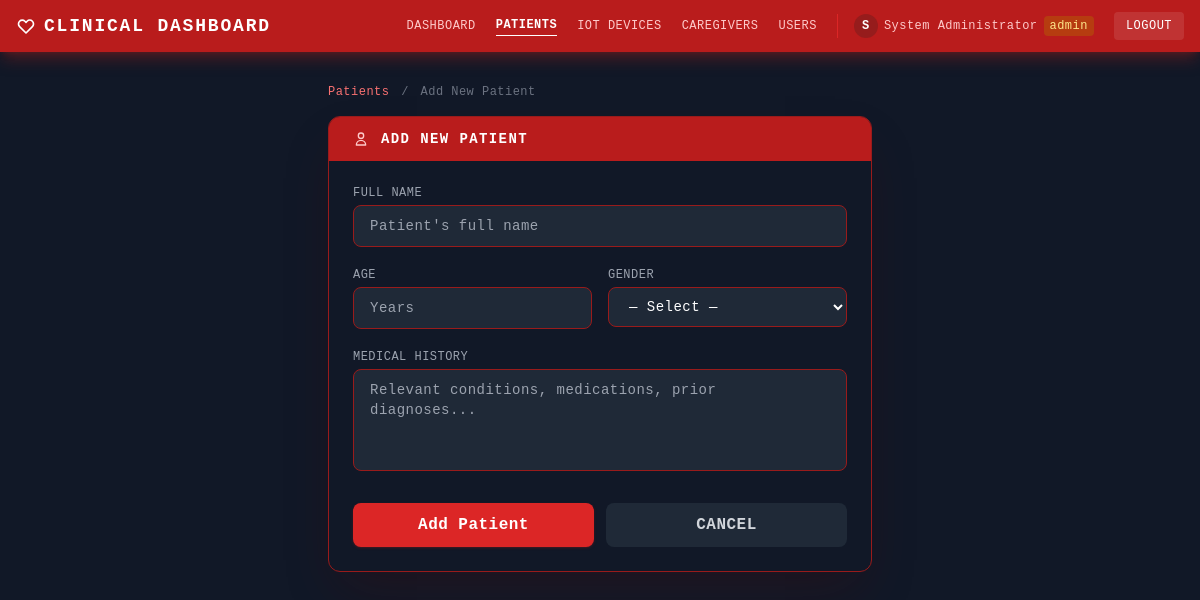
Page /patients/add (signed in) on the committed database.
### app.py (models this page shows, shortened)
class User(UserMixin, db.Model):
    id = db.Column(db.Integer, primary_key=True)
    username = db.Column(db.String(80), unique=True, nullable=False)
    email = db.Column(db.String(120), unique=True, nullable=False)
    phone = db.Column(db.String(20))
    full_name = db.Column(db.String(100), nullable=False)
    password_hash = db.Column(db.String(200), nullable=False)
    role = db.Column(db.String(20), default='caregiver')  # admin, doctor, caregiver
    is_active = db.Column(db.Boolean, default=True)
    created_at = db.Column(db.DateTime, default=datetime.utcnow)
    patients = db.relationship('PatientCaregiver', foreign_keys='PatientCaregiver.caregiver_id', backref='caregiver')

### app.py (the view, shortened to what this page needs)
@app.route("/patients/add", methods=["GET", "POST"])
@login_required
@role_required('admin', 'doctor')
def add_patient():
    return render_template("add_patient.html")

### app.py (called while the page is built)
def role_required(*roles):
    def decorator(f):
        @wraps(f)
        def decorated_function(*args, **kwargs):
            if not current_user.is_authenticated:
                flash('Please log in to access this page.', 'warning')
                return redirect(url_for('login'))
            if current_user.role not in roles:
                flash('You do not have permission to access this page.', 'error')
                return redirect(url_for('index'))
            return f(*args, **kwargs)
        return decorated_function
    return decorator

@login_manager.user_loader
def load_user(user_id):
    return User.query.get(int(user_id))

### templates/add_patient.html (shortened to what this page needs)
<!DOCTYPE html>
<html lang="en">
<head>
    <script src="https://cdn.tailwindcss.com"></script>
</head>
<body class="min-h-screen bg-[#111827] text-white" style="text-transform:uppercase;letter-spacing:.03em">
{% set active = 'patients' %}
{% include '_nav.html' %}
<div class="max-w-xl mx-auto px-4 py-8">
    <div class="text-xs text-gray-500 mb-4 normal-case">
        <a href="/patients" class="text-red-400 hover:text-red-300">Patients</a>
        <span class="mx-1">/</span>
        <span>Add New Patient</span>
    </div>
    <div class="bg-gray-900 border border-red-800 rounded-xl shadow-2xl shadow-red-950/30 overflow-hidden">
        <div class="bg-red-700 px-6 py-3 flex items-center gap-3">
            <svg class="w-4 h-4 text-red-200" fill="none" stroke="currentColor" stroke-width="2" viewBox="0 0 24 24">
                <path stroke-linecap="round" stroke-linejoin="round" d="M16 7a4 4 0 11-8 0 4 4 0 018 0zM12 14a7 7 0 00-7 7h14a7 7 0 00-7-7z"/>
            </svg>
            <h2 class="text-sm font-bold tracking-widest">Add New Patient</h2>
        </div>
        <form action="/patients/add" method="post" class="p-6 space-y-5">
            <div>
                <label for="name" class="block text-xs text-gray-400 mb-1">Full Name</label>
                <input type="text" id="name" name="name" required
                       class="w-full bg-gray-800 border border-red-800 text-white rounded-lg px-4 py-2.5 text-sm normal-case
                              focus:outline-none focus:border-red-500 focus:ring-1 focus:ring-red-600 transition-colors"
                       placeholder="Patient's full name">
            </div>
            <div class="grid grid-cols-2 gap-4">
                <div>
                    <label for="age" class="block text-xs text-gray-400 mb-1">Age</label>
                    <input type="number" id="age" name="age" min="0" max="120" required
                           class="w-full bg-gray-800 border border-red-800 text-white rounded-lg px-4 py-2.5 text-sm normal-case
                                  focus:outline-none focus:border-red-500 focus:ring-1 focus:ring-red-600 transition-colors"
                           placeholder="Years">
                </div>
                <div>
                    <label for="gender" class="block text-xs text-gray-400 mb-1">Gender</label>
                    <select id="gender" name="gender" required
                            class="w-full bg-gray-800 border border-red-800 text-white rounded-lg px-4 py-2.5 text-sm normal-case
                                   focus:outline-none focus:border-red-500 focus:ring-1 focus:ring-red-600 transition-colors">
                        <option value="">— Select —</option>
                    </select>
                </div>
            </div>
            <div>
                <label for="medical_history" class="block text-xs text-gray-400 mb-1">Medical History</label>
                <textarea id="medical_history" name="medical_history" rows="4"
                          class="w-full bg-gray-800 border border-red-800 text-white rounded-lg px-4 py-2.5 text-sm normal-case
                                 focus:outline-none focus:border-red-500 focus:ring-1 focus:ring-red-600 transition-colors resize-none"
                          placeholder="Relevant conditions, medications, prior diagnoses..."></textarea>
            </div>
            <div class="flex gap-3 pt-1">
                <button type="submit"
                        class="flex-1 bg-red-600 hover:bg-red-700 text-white font-bold py-2.5 rounded-lg transition-colors shadow shadow-red-900/40">
                    Add Patient
                </button>
                <a href="/patients"
                   class="flex-1 text-center bg-gray-800 hover:bg-gray-700 text-gray-300 font-bold py-2.5 rounded-lg transition-colors">
                    Cancel
                </a>
            </div>
        </form>
    </div>
</div>
</body>
</html>

### templates/_nav.html (shortened to what this page needs)
<nav class="bg-red-700 shadow-lg shadow-red-900/50">
    <div class="max-w-7xl mx-auto px-4 py-3 flex items-center justify-between">
        <a href="/" class="text-white font-bold text-lg tracking-widest flex items-center gap-2">
            <svg class="w-5 h-5" fill="none" stroke="currentColor" stroke-width="2" viewBox="0 0 24 24">
                <path stroke-linecap="round" stroke-linejoin="round"
                      d="M4.318 6.318a4.5 4.5 0 000 6.364L12 20.364l7.682-7.682a4.5 4.5 0 00-6.364-6.364L12 7.636l-1.318-1.318a4.5 4.5 0 00-6.364 0z"/>
            </svg>
            Clinical Dashboard
        </a>
        <div class="hidden md:flex items-center gap-5">
            {% set links = [
                ('/', 'dashboard',  'Dashboard'),
                ('/patients', 'patients', 'Patients'),
                ('/devices',  'devices',  'IoT Devices'),
            ] %}
            {% for href, key, label in links %}
            <a href="{{ href }}"
               class="text-xs transition-colors
                      {{ 'text-white font-bold border-b border-white pb-0.5' if active == key
                         else 'text-red-200 hover:text-white' }}">
                {{ label }}
            </a>
            {% endfor %}
            {% if current_user.role == 'admin' %}
            <a href="/caregivers"
               class="text-xs transition-colors {{ 'text-white font-bold border-b border-white pb-0.5' if active == 'caregivers' else 'text-red-200 hover:text-white' }}">
                Caregivers
            </a>
            <a href="/users"
               class="text-xs transition-colors {{ 'text-white font-bold border-b border-white pb-0.5' if active == 'users' else 'text-red-200 hover:text-white' }}">
                Users
            </a>
            {% endif %}
            <span class="text-red-200 text-xs normal-case border-l border-red-600 pl-4 flex items-center gap-1.5">
                <span class="w-6 h-6 rounded-full bg-red-900/60 flex items-center justify-center text-white font-bold text-xs flex-shrink-0">
                    {{ current_user.full_name[0] | upper if current_user.full_name else '?' }}
                </span>
                {{ current_user.full_name }}
                <span class="px-1.5 py-0.5 rounded text-xs
                    {% if current_user.role == 'admin' %}bg-amber-700/60 text-amber-200
                    {% elif current_user.role == 'doctor' %}bg-cyan-800/60 text-cyan-200
                    {% else %}bg-emerald-900/60 text-emerald-200{% endif %}">
                    {{ current_user.role }}
                </span>
            </span>
            <a href="/logout"
               class="bg-white/10 hover:bg-white/20 text-white text-xs px-3 py-1.5 rounded transition-colors">
                Logout
            </a>
        </div>
    </div>
</nav>

### templates/add_patient.html (style rules this page uses)
body { font-family: 'Courier New', Courier, monospace; }

### rows in the picture
User: full_name "S", full_name "System Administrator", role "admin"

### other values in the picture
{{ label }} "DASHBOARD" "PATIENTS" "IOT DEVICES"
